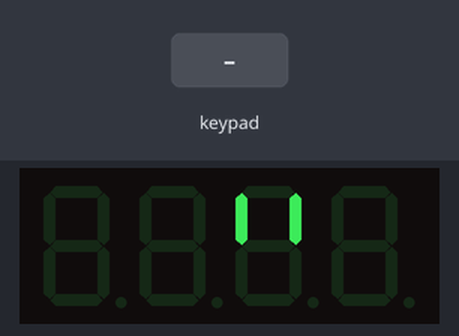
Recording of a sketch running on a simulated Arduino Uno, built with avr-gcc and run on an emulated ATmega328P. Shown: 4-digit seven-segment display. The test bench sets the inputs (shaded band). EEPROM starts erased; what the sketch prints to the serial monitor is not drawn.

Above: at 8.1 s.
8.2 s: key '1' pressed
9.7 s: keypad keys 9 8 7 6 # pressed 0.4 s apart
13.2 s: key 'A' pressed
At 14.4 s:
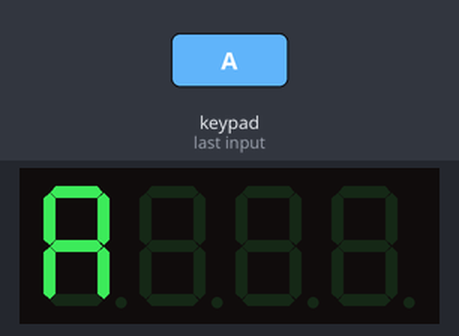
14.7 s: keypad keys 9 8 7 6 D pressed 0.4 s apart
At 17.3 s:
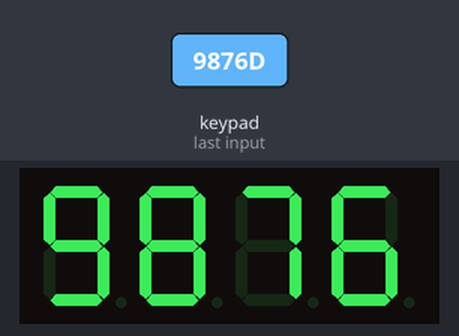
19.7 s: key 'B' pressed
At 21.1 s:
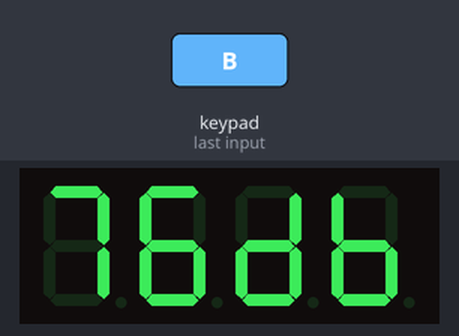
22.7 s: keypad keys 9 8 7 6 A pressed 0.4 s apart
At 24.24 s:
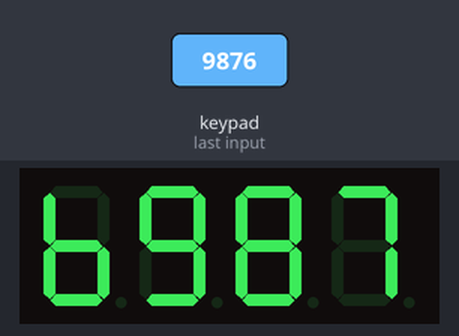
Timing chart, 0 to 25.7 s (numbered marks = the images above; inputs shaded):
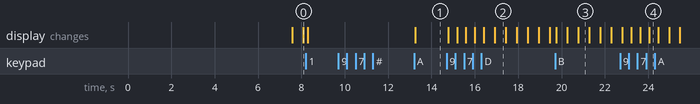

Measured:
- after the input at 9.7 s, every drawn part: stays the same
- after the input at 13.2 s, the display: changes after 0.05 s (image 1)
- after the input at 14.7 s, the display: first changes after 0.07 s (image 2 shows a later state)
- what the display in image 2 shows lasts 0.5 s, from 16.9 s to 17.4 s

The sketch:

radio.ino
```cpp
#include <Wire.h>
#include <Keypad.h>
#include <Adafruit_LEDBackpack.h>
#include <EEPROM.h>

Adafruit_7segment matrix = Adafruit_7segment();

char customStr[17] = "";
char customStrBackup[17] = "";

boolean customStrModified = false;

const byte ROWS = 4;
const byte COLS = 4;

char hexaKeys[ROWS][COLS] = {
  {'1', '2', '3', 'A'},
  {'4', '5', '6', 'B'},
  {'7', '8', '9', 'C'},
  {'*', '0', '#', 'D'}
};

byte rowPins[ROWS] = {9, 8, 7, 6};
byte colPins[COLS] = {5, 4, 3, 2};

Keypad customKeypad = Keypad(makeKeymap(hexaKeys), rowPins, colPins, ROWS, COLS);

void setup() {
  matrix.begin(0x70);
  Serial.begin(9600);
  Serial.println("Radio booting up.");

  pinMode(2, INPUT); // C4 (BOOM)
  pinMode(3, INPUT); // C3
  pinMode(4, INPUT); // C2
  pinMode(5, INPUT); // C1

  pinMode(6, INPUT); // R4
  pinMode(7, INPUT); // R3
  pinMode(8, INPUT); // R2
  pinMode(9, INPUT); // R1

  EEPROM.get(0, customStr);
}

void updateMatrix() {
  if (strlen(customStr) <= 4) {
    matrix.println(customStr);
  } else {
    scroll(customStr);
  }
  matrix.writeDisplay();
}

void scroll(char* text) {
  static int scrollIndex = 0;
  int textLength = strlen(text);
  int displayLength = 4; // Number of characters the display can show at a time

  char segment[5];
  strncpy(segment, text + scrollIndex, displayLength);
  segment[displayLength] = '\0'; // Null-terminate the string
  matrix.println(segment);
  matrix.writeDisplay();

  scrollIndex++;
  if (scrollIndex > textLength - displayLength) {
    scrollIndex = 0; // Reset scroll index when it reaches the end of the text
  }
}

void loop() {
  static unsigned long lastScrollTime = 0;

  char customKey = customKeypad.getKey();

  if (customKey) {
    customStrModified = true;
    if (customKey == '*') {
      customKey = '.';
      strncat(customStr, &customKey, 1);
      EEPROM.put(0, customStr);
    } else if (customKey == '#') {
      customStr[0] = '\0'; // Clear the string
      EEPROM.put(0, customStr);
      Serial.println("Cleared");
    } else {
      strncat(customStr, &customKey, 1);
      EEPROM.put(0, customStr);
    }

    Serial.print(customStr);
    Serial.println("FM");
    lastScrollTime = millis(); // Reset last scroll time
    updateMatrix();
  }

  if (strlen(customStr) > 4) {
    unsigned long currentTime = millis();
    if (currentTime - lastScrollTime >= 500) { // Update every 500ms
      lastScrollTime = currentTime;
      updateMatrix();
    }
  }

  // if ((!customStrModified) && strcmp(customStr, customStrBackup) != 0) {
  //   Serial.println("CustomStr compromised!");
  //   if (customStrBackup[0] != '\0') {
  //     strncpy(customStr, customStrBackup, sizeof(customStr) - 1);
  //     customStr[sizeof(customStr) - 1] = '\0'; // Ensure null termination
  //   }
  // }
  strncpy(customStrBackup, customStr, sizeof(customStrBackup) - 1);
  customStrBackup[sizeof(customStrBackup) - 1] = '\0'; // Ensure null termination
  customStrModified = false;

  delay(100);
}

int freeMemory() {
  extern int __heap_start, *__brkval;
  int v;
  return (int) &v - (__brkval == 0 ? (int) &__heap_start : (int) __brkval);
}
```
